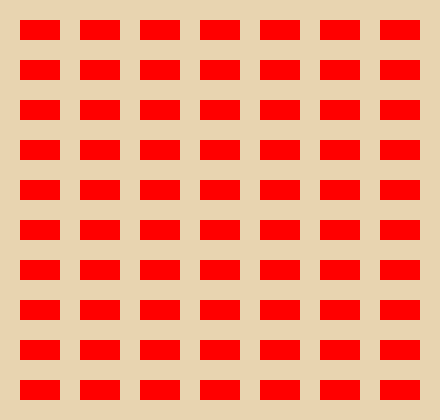
Frame 1 (no input)
Frame 60 (the mouse pressed at the canvas centre just before this capture): identical to frame 1, image omitted
Frame 120 (the mouse held since frame 60 and released just before this capture): identical to frame 1, image omitted

The Processing sketch that drew this single still picture (run headless with seeded random() and noise(); from frame 60 on, the mouse is pressed at the canvas centre):

// Processing sketch: ejercicio20
// ── ejercicio20.pde
PVector coordenadasRect;
int ancho, alto, distEntreRect;

void setup() {
  size(440, 420);
  distEntreRect = 20;
  ancho = 40;
  alto = 20;
  coordenadasRect = new PVector(distEntreRect, distEntreRect);
  background(#E8D4B0); // Color beige 
}

void draw() {
  dibujarRectangulos();
}

void dibujarRectangulos() {
  fill(255, 0, 0); // Color rojo
  noStroke(); // Sin borde
  for (float y = coordenadasRect.y; y < height; y += (alto + distEntreRect)) {
    for (float x = coordenadasRect.x; x < width; x += (ancho + distEntreRect)) {
      rect(x, y, ancho, alto);
    }
  }
}
